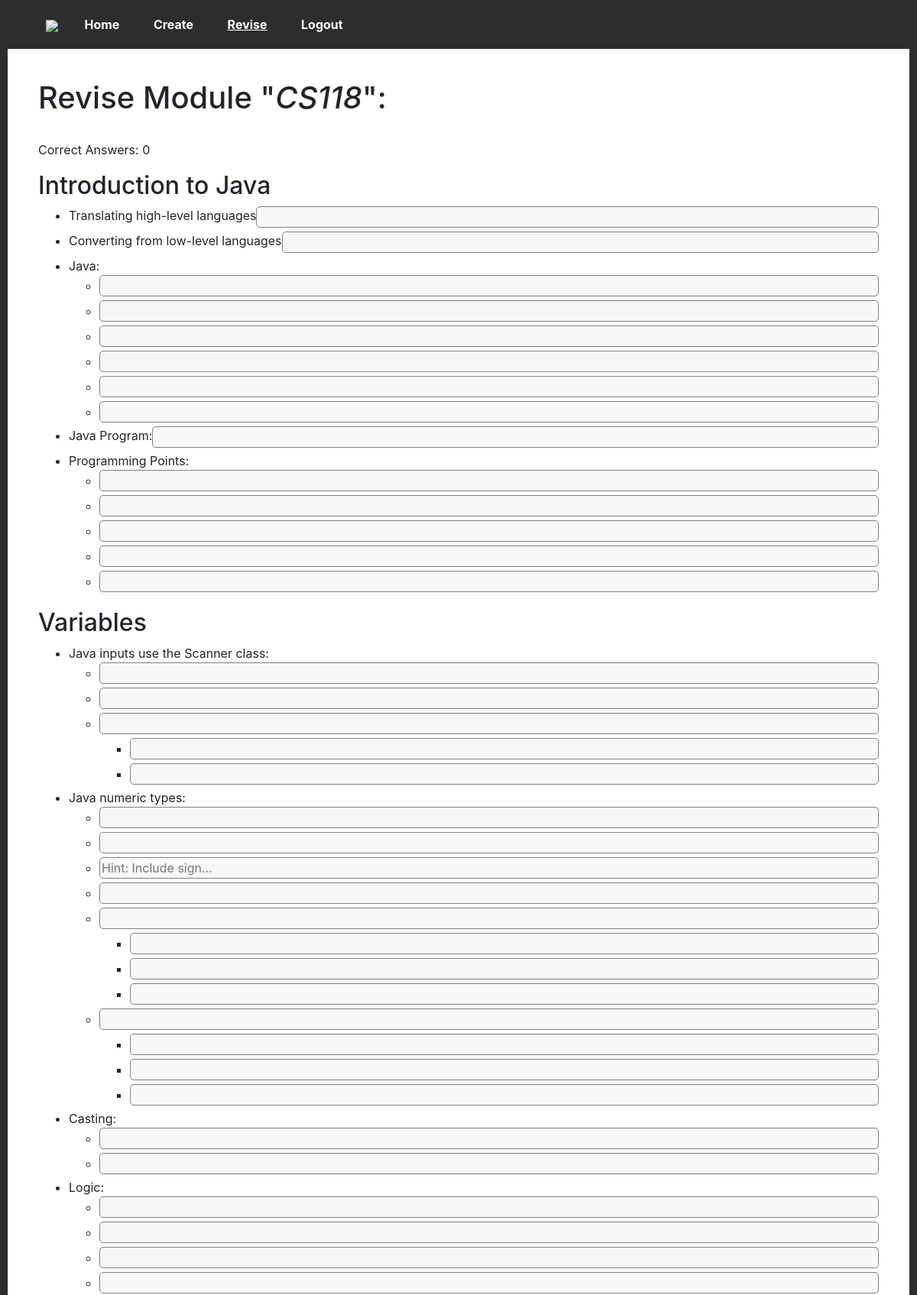
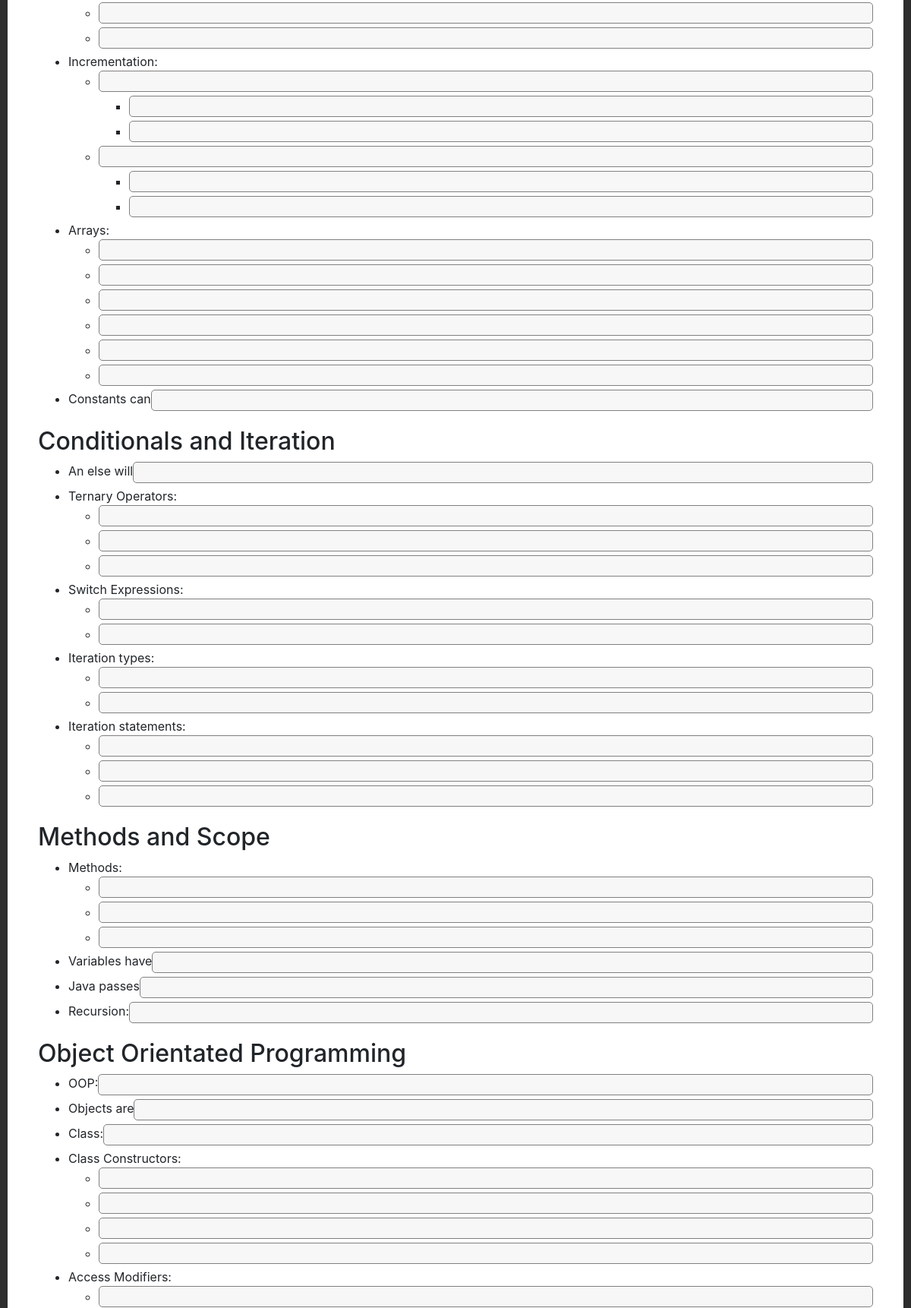
The page /revise/module/2 (signed in, upper part) on the database its author committed (2 pictures, top to bottom).
### website/models.py (models this page shows, shortened)
class Module(db.Model): # Example: CS126 -> Design of Information Structures
    id = db.Column(db.Integer, primary_key=True)
    name = db.Column(db.String(512))
    course = db.Column(db.Integer, db.ForeignKey("course.id"))
    attempts = db.Column(db.Integer, default=0)
    def getHeadings(self):
        return Heading.query.filter_by(module=self.id).all()

class Heading(db.Model): # Example: Sorting Algorithms
    id = db.Column(db.Integer, primary_key=True)
    text = db.Column(db.String(512))
    module = db.Column(db.Integer, db.ForeignKey("module.id"))
    attempts = db.Column(db.Integer, default=0)
    def getPoints(self):
        return Point.query.filter_by(isRoot=True, parent=self.id).all()

class Point(db.Model): # Examples: [Merge Sort, Has a running time of O(n log n)]
    id = db.Column(db.Integer, primary_key=True)
    text = db.Column(db.String(1048576))
    blankFill = db.Column(db.Boolean) # If True, then this point can be used in "fill-the-blank" style questions.
    hint = db.Column(db.String(4096)) # Available to be shown (for example, "list 3 advantages")
    parent = db.Column(db.Integer) # If isRoot==True, then this points to a heading. Otherwise to another point.
    isRoot = db.Column(db.Boolean) # Can this be a starting point for a question (list the points below this one)?
    numeric = db.Column(db.Boolean, default=False) # If numeric, use <ol>, otherwise use <ul>
    successes = db.Column(db.Integer, default=0)
    failures = db.Column(db.Integer, default=0)
    last_answered = db.Column(db.DateTime(timezone=True))
    def getChildren(self):
        return Point.query.filter_by(isRoot=False, parent=self.id).all()
    def question(self):
        try:
            return str(self.text)[0: str(self.text).index(">|<")]
        except Exception as e:
            print("Error: " + str(e))
            return self.text

### website/revise/revise.py (the view, shortened to what this page needs)
@revise.route("/module/<int:m_id>", methods=["GET", "POST"])
@login_required
def module(m_id):
    module = Module.query.get(m_id)
    if not module:
        flash("Invalid details!", category="error")
        return redirect(url_for("revise.index"))
    results = dict()
    count = 0
    start = 0
    return render_template("revise_module.html", module=module, user=current_user, results=results, count=count, start=start)

### app.py (called while the page is built)
@app.context_processor
def current_nav():
    return get_current_nav()

### website/__init__.py (called while the page is built)
def get_current_nav():
    navs = ["create", "revise", "login", "signup"] # Otherwise: home.
    current = "home"
    for nav in navs:
        if nav in request.path:
            current = nav
    return dict(current_nav = current)

### website/revise/templates/revise_module.html (shortened to what this page needs)
{% extends "base.html" %}
{% block content %}
    <h1>Revise Module "<i>{{ module.name }}</i>":</h1><br>
    <p>Correct Answers: {{ count }}</p>
    <form method="POST" autocomplete="off">
        {% for heading in module.getHeadings() %}
            <h2>{{ heading.text }}</h2>
            <ul>
                {% for node in heading.getPoints() %}
                    <li>
                        <div style="display: flex;">
                        {{ node.question() }}
                        {% if node.blankFill %}
                            <input type="text" name="{{ node.id }}" {% if results[node.id] %}
                                value="{{ results[node.id] }}"
                                {% if node.checkAnswer(results[node.id]) %}
                                    class = "revise-blank-input revise-input-correct"
                                {% else %}
                                    class = "revise-blank-input revise-input-incorrect"
                                {% endif %}
                            {% else %}
                                class="revise-blank-input"
                            {% endif %}
                            autocomplete="off"
                            >
                        {% endif %}
                        </div>
                    </li>
                    {% if node.numeric %}
                        <ol>
                    {% else %}
                        <ul>
                    {% endif %}
                    {%- for item in node.getChildren() recursive %}
                        <li>
                            <input type="text" name="{{ item.id }}"
                                {% if results[item.id] %}
                                    value="{{ results[item.id] }}"
                                    {% if item.checkAnswer(results[item.id]) %}
                                        class = "revise-input revise-input-correct"
                                    {% else %}
                                        class = "revise-input revise-input-incorrect"
                                    {% endif %}
                                {% else %}
                                    class="revise-input"
                                {% endif %}
                                {% if item.hint %}
                                    placeholder="Hint: {{ item.hint }}"
                                {% endif %}
                                autocomplete="off"
                            >
                        </li>
                        {% if item.getChildren() | length > 0 %}
                            {% if item.numeric %}
                                <ol>
                            {% else %}
                                <ul>
                            {% endif %}
                                {{ loop(item.getChildren()) }}
                            {% if item.numeric %}
                                </ol>
                            {% else %}
                                </ul>
                            {% endif %}
                        {% endif %}
                    {% endfor %}
                    {% if node.numeric %}
                        </ol>
                    {% else %}
                        </ul>
                    {% endif %}
                {% endfor %}
            </ul>
        {% endfor %}
    </form>
{% endblock %}

### website/home/templates/base.html (shortened to what this page needs)
<!DOCTYPE html>
<html lang="en">
    <head>
        <link rel="stylesheet" href="{{ url_for('home.static', filename='css/base.css') }}">
        <link rel="stylesheet" href="{{ url_for('home.static', filename='css/navbar.css') }}">
        <link rel="stylesheet" href="{{ url_for('home.static', filename='css/footer.css') }}">
        <link rel="stylesheet" href="{{ url_for('create.static', filename='create.css') }}">
        <link rel="stylesheet" href="{{ url_for('revise.static', filename='revise.css') }}">
        <link
            rel="stylesheet"
            href="https://stackpath.bootstrapcdn.com/bootstrap/4.4.1/css/bootstrap.min.css"
        />
    </head>
    <body>
        {% include "navbar.html" %}
        <div class="page">
            {% block content %} {% endblock %}
            <br><br>
        </div>
    </body>
</html>

### website/home/templates/navbar.html
<div class="nbar">
    <ul class="nav_links">
        <li><img src="{{ url_for('home.static', filename='icon.png') }}"></li>
        <li><a href="/" {% if current_nav == "home" %} style="text-decoration: underline;" {% endif %}>Home</a></li>
        {% if user.is_authenticated %}
            <li><a href="/create/" {% if current_nav == "create" %} style="text-decoration: underline;" {% endif %}>Create</a></li>
            <li><a href="/revise/" {% if current_nav == "revise" %} style="text-decoration: underline;" {% endif %}>Revise</a></li>
            <li><a href="/auth/logout">Logout</a></li>
        {% else %}
            <li><a href="/auth/login" {% if current_nav == "login" %} style="text-decoration: underline;" {% endif %}>Login</a></li>
            <li><a href="/auth/signup" {% if current_nav == "signup" %} style="text-decoration: underline;" {% endif %}>Signup</a></li>
        {% endif %}
    </ul>
</div>

### website/home/home_static/css/base.css (style rules this page uses)
.page { padding: 40px; border-left: 10px solid rgb(45, 45, 45); border-right: 10px solid rgb(45, 45, 45); background-color: white; padding-bottom: 0px; min-height: 100vh; }

### website/home/home_static/css/navbar.css (style rules this page uses)
.nbar { background-color: rgb(45, 45, 45); padding: 10px; }
.nbar ul { list-style-type: none; margin: 10px; }
.nbar li { display: inline; }
.nav_links a { padding: 20px; background-color: rgb(45, 45, 45); color: white; text-decoration: none; font-weight: bold; margin-top: 10px; }
.nbar img { height: 0px; height: 24px; padding-right: 10px; }

### website/revise/static/revise.css (style rules this page uses)
.revise-input { width: 100%; margin-bottom: 5px; border: 1px solid grey; border-radius: 5px; background-color: rgb(247, 247, 247); }
.revise-blank-input { margin-bottom: 5px; border: 1px solid grey; border-radius: 5px; background-color: rgb(247, 247, 247); flex: 2; }

### rows shown on the page
Module: name "CS118"
Heading: text "Introduction to Java"
Point: question "Translating high-level languages"
Point: question "Converting from low-level languages"
Point: question "Java:"
Point: question "Java Program:"
Point: question "Programming Points:"
Heading: text "Variables"
Point: question "Java inputs use the Scanner class:"
Point: question "Java numeric types:"
Point: id+hint "Hint: Include sign..."
Point: question "Casting:"
Point: question "Logic:"
Point: question "Incrementation:"
Point: question "Arrays:"
Point: question "Constants can"
Heading: text "Conditionals and Iteration"
Point: question "An else will"
Point: question "Ternary Operators:"
Point: question "Switch Expressions:"
Point: question "Iteration types:"
Point: question "Iteration statements:"
Heading: text "Methods and Scope"
Point: question "Methods:"
Point: question "Variables have"
Point: question "Java passes"
Point: question "Recursion:"
Heading: text "Object Orientated Programming"
Point: question "OOP:"
Point: question "Objects are"
Point: question "Class:"
Point: question "Class Constructors:"
Point: question "Access Modifiers:"

### other values the page prints
{{ count }} "0"
